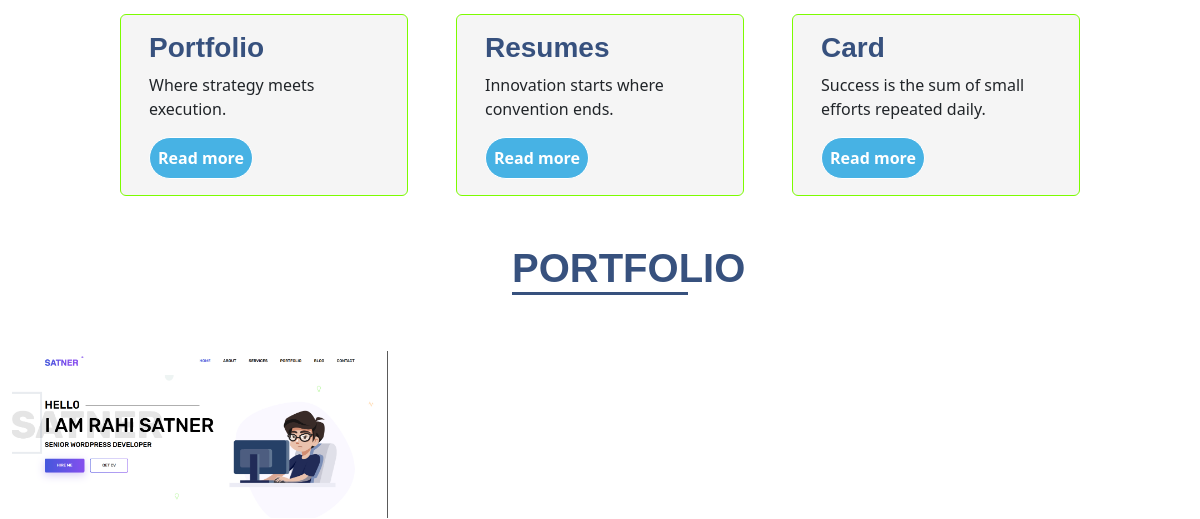
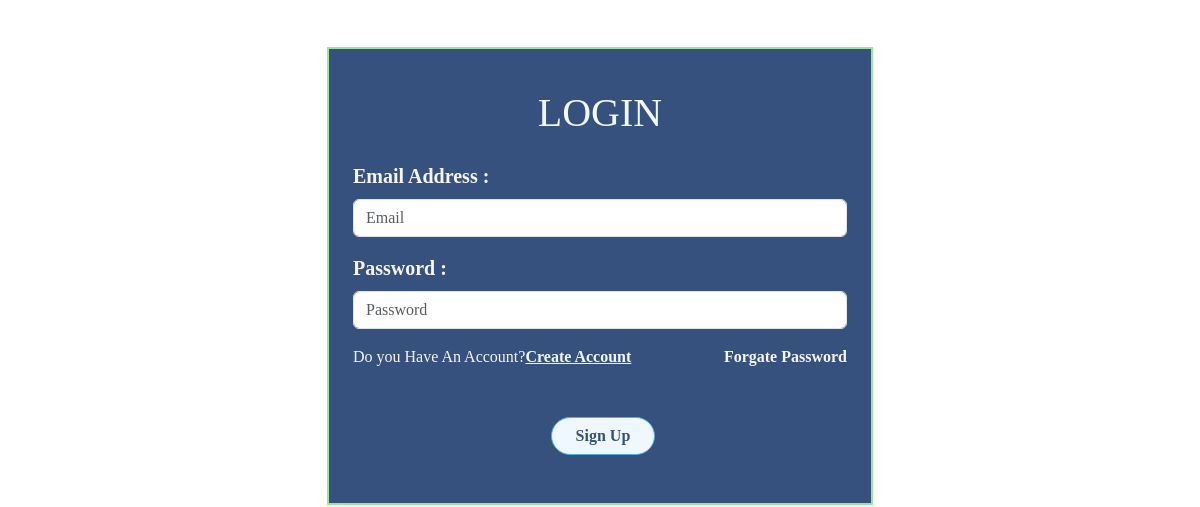
/ (middle part), run on an earlier commit of the app's database (2 pictures, top to bottom).
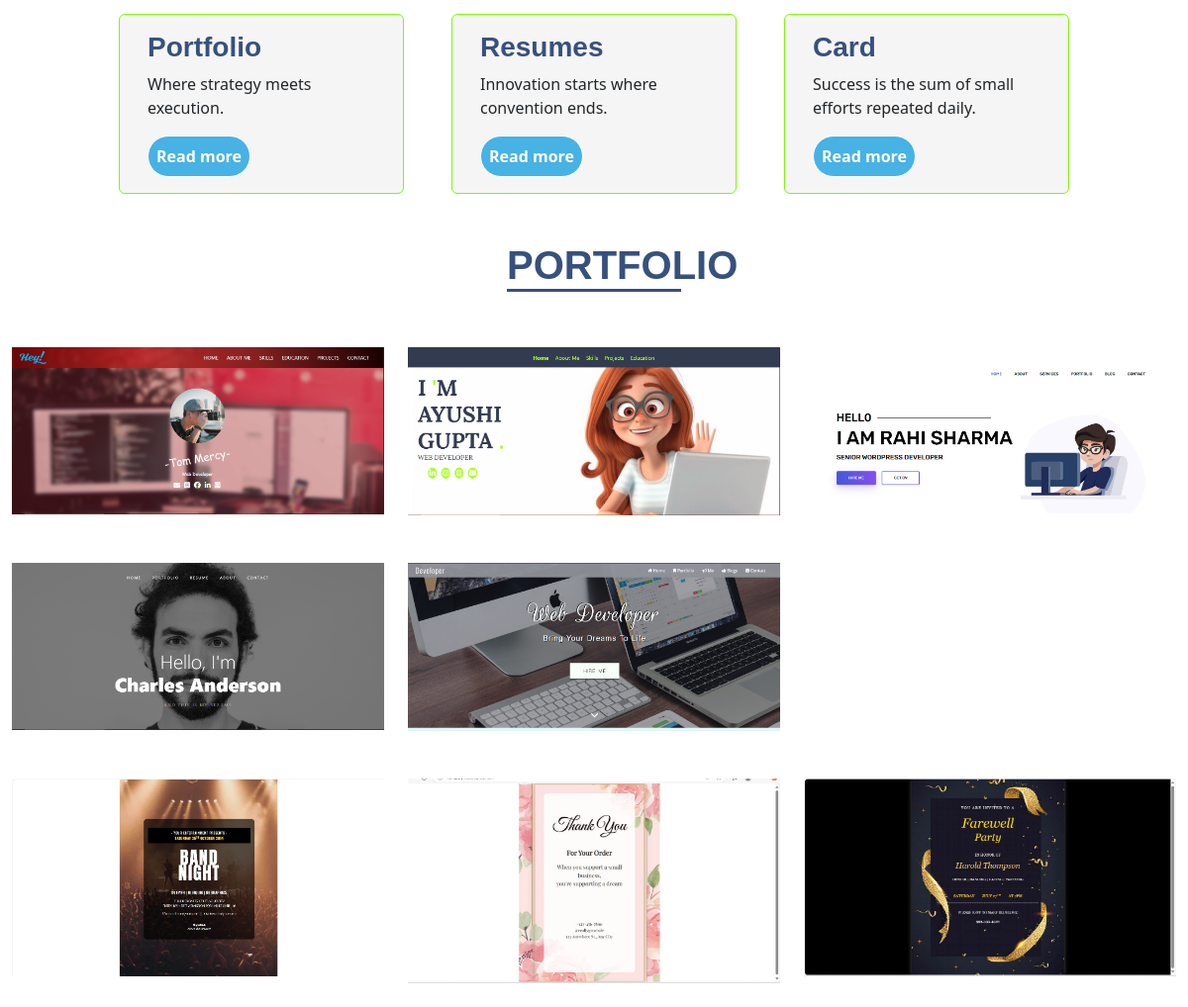
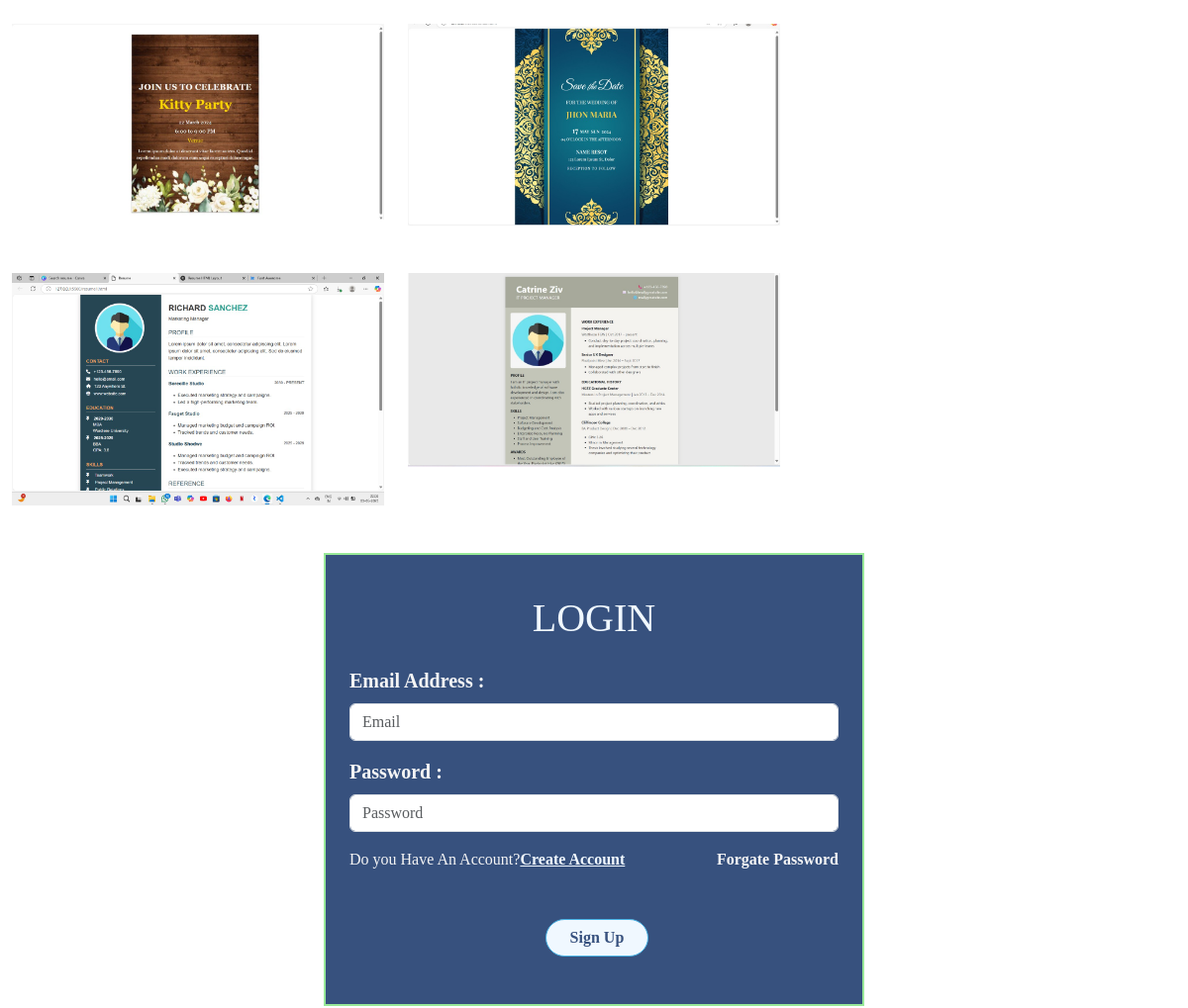
And on a later commit of the database (2 pictures, top to bottom).
### designesapp/models.py (models this page shows)
class Portfolios(models.Model):
    port_id=models.IntegerField(primary_key=True)
    port_img=models.ImageField(null=True,upload_to="images/")
    port_link=models.CharField(max_length=50,null=True)
    port_zip=models.FileField(null=True,upload_to="file/",blank=True)

class Cards(models.Model):
    card_id=models.IntegerField(primary_key=True)
    card_img=models.ImageField(null=True,upload_to="images/")
    card_file=models.FileField(null=True,upload_to="file/",blank=True)

class Resumes(models.Model):
    resu_id=models.IntegerField(primary_key=True)
    resu_img=models.ImageField(null=True,upload_to="images/")
    resu_file=models.FileField(null=True,upload_to="file/",blank=True)

### designesapp/views.py (the view)
# urls.py: path('', views.index, name='index'),
def index(req):
    res=Resumes.objects.all()
    card=Cards.objects.all()
    show = Portfolios.objects.all()
    return render(req,"index.html",{'show':show,'card':card,'res':res})

### designesapp/templates/index.html (shortened to what this page needs)
<!doctype html>
<html lang="en">
{% load static %}
<head>
  <link href="https://cdn.jsdelivr.net/npm/bootstrap@5.3.5/dist/css/bootstrap.min.css" rel="stylesheet"
>
  <link rel="stylesheet" href="{% static 'css/bootstrap.css' %}">
  <link rel="stylesheet" href="{% static 'css/index.css' %}">
</head>
<body>
  <div class="container-fluid">
    <div class="row" id="service">
      <div class="container-fluid">
        <div class="row mt-4" style="justify-content: center;">
          <div class="card" style="width: 18rem;">
            <div class="card-body">
              <h3 class="card-title">Portfolio</h3>
              <p class="card-text">Where strategy meets execution.</p>
              <button class="rounded-pill p-2">
                <a href="#" class="card-link">Read more</a>
              </button>
            </div>
          </div>
          <div class="card ms-5" style="width: 18rem;">
            <div class="card-body">
              <h3 class="card-title">Resumes</h3>
              <p class="card-text">Innovation starts where convention ends.</p>
              <button class="rounded-pill p-2">
                <a href="#" class="card-link">Read more</a>
              </button>
            </div>
          </div>
          <div class="card ms-5" style="width: 18rem;">
            <div class="card-body">
              <h3 class="card-title">Card</h3>
              <p class="card-text">Success is the sum of small efforts repeated daily.</p>
              <button class="rounded-pill p-2">
                <a href="#" class="card-link">Read more</a>
              </button>
            </div>
          </div>
        </div>
      </div>
    </div>
    <div class="row">
      <div class="container">
        <div class="row about mt-5" id="template">
          <div class="col-md-2 m-auto text-center">
            <h1>
              PORTFOLIO
            </h1>
          </div>
        </div>
        <div class="row portfolio" id="portfolio">
          {% for i in show %}
          <div class="col-md-4 mt-5">
            <a href="{% url 'nextpage' port_id=i.port_id  %}"><img src="{{ i.port_img.url }}" width="100%" alt=""></a>
          </div>
          {% endfor %}
        </div>
        <div class="row" id="card">
          {% for c in card %}
          <div class="col-md-4 mt-5">
            <a href="{% url 'nextpage3' card_id=c.card_id  %}"><img src="{{ c.card_img.url }}" width="100%" alt=""></a>
          </div>
          {% endfor %}
        </div>
        <div class="row" id="resume">
          {% for r in res %}
          <div class="col-md-4 mt-5">
            <a href="{% url 'nextpage2' resu_id=r.resu_id  %}"><img src="{{r.resu_img.url}}" width="100%" alt=""></a>
          </div>
        {% endfor %}
        </div>
      </div>
    </div>
     <div class="container mt-5">
      <div class="row" id="login">
        <div class="col-md-3"></div>
        <div class="col-md-6">
         <div class="form1 py-4">
           <div class="text-center"><h1 class="mt-3">LOGIN</h1></div>
           <form class="m-4" id="form" data-aos="fade-down" method="post" action="{% url 'logcode' %}">
            <div class="mb-3  fw-bold fs-5">
              <label for="email" class="form-label"> Email Address :</label>
              <input type="email" name="email" placeholder="Email" class="form-control" id="email" aria-describedby="emailHelp" required onkeyup="mail()">
            </div>
            <div class="mb-3  fw-bold fs-5">
              <label for="password" class="form-label"> Password :</label>
              <input type="password" name="passw" placeholder="Password" class="form-control" id="password" required onkeyup="mail()">
            </div>
            <div class="row">
              <div class="col-md-8">
              <span>Do you Have An Account?<a  class="fw-bold"  href="{% url 'createaccount' %}">Create Account</a></span>
              </div>
              <div class="col-md-4 text-end">
                <span class="fw-bold" id="fp">Forgate Password</span>
              </div>
            </div>
            <button type="submit" class="btn rounded-pill mt-5 px-4 fw-bold">Sign Up</button>
          </form>
        </div>
         </div>
      </div>
    </div>
  </div>
</body>
</html>

### designesapp/static/css/index.css (style rules this page uses)
.about h1 { color: #37517e; font-family: 'Gill Sans', 'Gill Sans MT', Calibri, 'Trebuchet MS', sans-serif; border-bottom: 3px solid #37517e; font-weight: bolder; }
.card { display: flex; background-color: whitesmoke; border: 1px solid lawngreen; }
.card h3 { color: #37517e; font-family: 'Gill Sans', 'Gill Sans MT', Calibri, 'Trebuchet MS', sans-serif; font-weight: bold; }
.card button { background-color: #47b2e4; border: 1px solid white; }
.card button a { text-decoration: none; color: white; font-weight: bold; }
.form1 { font-family: 'Times New Roman', Times, serif; background-color: #37517e; border: 2px solid rgb(152, 232, 152); color: whitesmoke; }
.form1 h1 { color: aliceblue; font-family: 'Times New Roman', Times, serif; }
.form1 button { display: flex; background-color: aliceblue; color: #37517e; border: 1px solid #47b2e4; margin-left: 40%; }
.form1 span a { color: aliceblue; }

What changed in the data, as far as the page shows it:
changed Portfolios (number 1 of 5 on the later page): port_img: a different picture
added Portfolios: port_img (picture)
added Portfolios: port_img (picture)
added Portfolios: port_img (picture)
added Portfolios: port_img (picture)
added Cards: card_img (picture)
added Cards: card_img (picture)
added Cards: card_img (picture)
added Cards: card_img (picture)
added Cards: card_img (picture)
added Resumes: resu_img (picture)
added Resumes: resu_img (picture)
